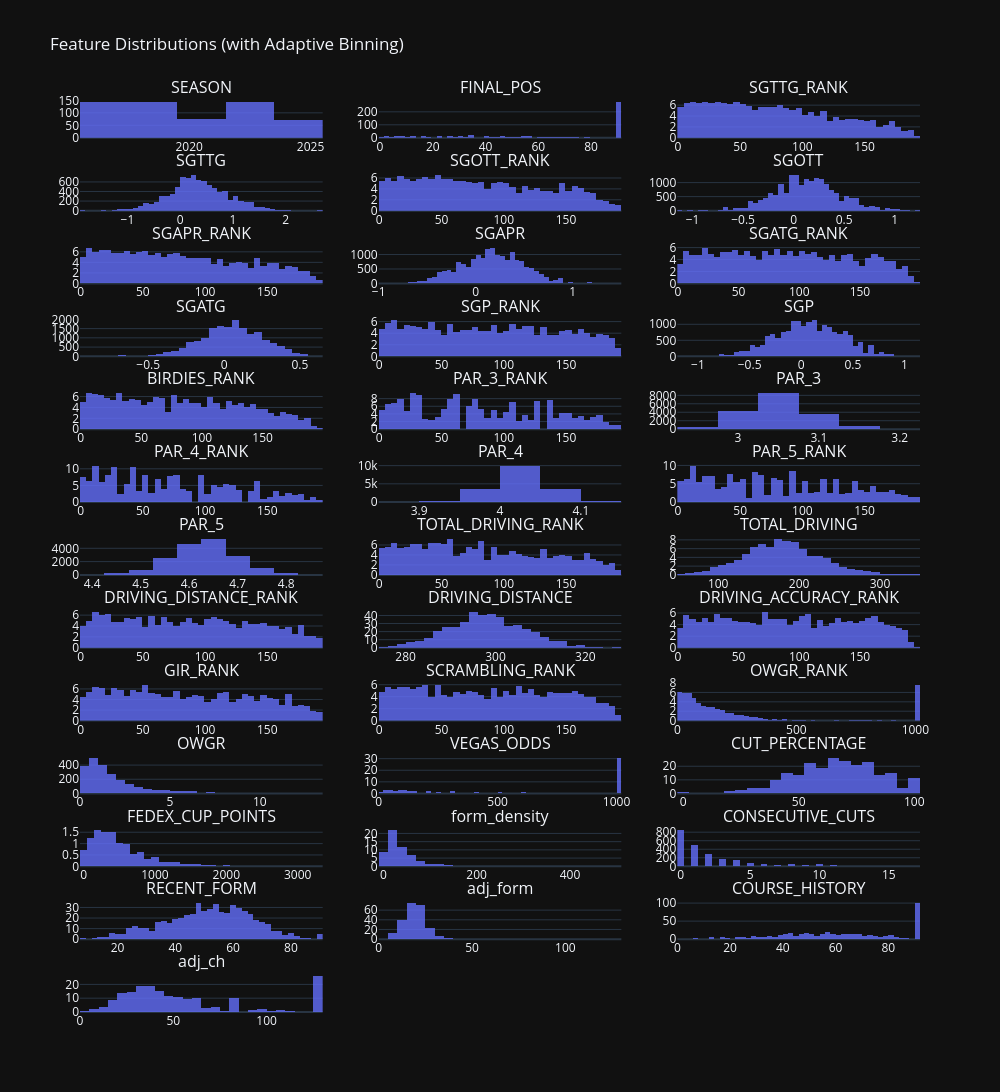

This figure's notebook cell:
### Markdown cell above
### Check Features for Outliers and General Health (Histograms)
Now that all the data is cleaned, let's look at the distribution graphs.

### Code cell
import plotly.express as px
import plotly.subplots as sp
import plotly.graph_objects as go
import pandas as pd
import numpy as np

# Select numeric columns with >1 unique value, excluding label
df_numeric = training_df.select_dtypes(include=np.number)
df_numeric = df_numeric.loc[:, df_numeric.nunique() > 1]
df_numeric = df_numeric.drop(columns=["TOP_20"], errors="ignore")

# Create subplots
n_cols = 3
n_rows = int(np.ceil(len(df_numeric.columns) / n_cols))
fig = sp.make_subplots(rows=n_rows, cols=n_cols, subplot_titles=df_numeric.columns)

# Add one histogram per feature with smart binning
for i, column in enumerate(df_numeric.columns):
    row = i // n_cols + 1
    col = i % n_cols + 1

    # Compute dynamic bin count
    col_range = df_numeric[column].max() - df_numeric[column].min()
    n_unique = df_numeric[column].nunique()
    nbins = min(50, max(5, int(n_unique / 2))) if col_range < 10 else 50  # tighter for short-range

    fig.add_trace(
        go.Histogram(
            x=df_numeric[column],
            nbinsx=nbins,
            histnorm="density",
            marker=dict(color="#636EFA"),
            opacity=0.8
        ),
        row=row,
        col=col
    )

# Style the figure
fig.update_layout(
    height=300 * n_rows,
    width=1000,
    title_text="Feature Distributions (with Adaptive Binning)",
    template="plotly_dark",
    showlegend=False
)

fig.show()

### Figure 1 — Plotly figure (JSON) as saved in the notebook; plotly's stock layout.template omitted (floating-point values rounded to 4 significant figures; data arrays with more than 128 entries replaced by an {"elided": "..."} marker saying what was removed)
{"data": [{"histnorm": "density", "marker": {"color": "#636EFA"}, "nbinsx": 5, "opacity": 0.8, "type": "histogram", "x": {"elided": "1160 int values"}, "xaxis": "x", "yaxis": "y"}, {"histnorm": "density", "marker": {"color": "#636EFA"}, "nbinsx": 50, "opacity": 0.8, "type": "histogram", "x": {"elided": "1160 int values"}, "xaxis": "x2", "yaxis": "y2"}, {"histnorm": "density", "marker": {"color": "#636EFA"}, "nbinsx": 50, "opacity": 0.8, "type": "histogram", "x": {"elided": "1160 float values"}, "xaxis": "x3", "yaxis": "y3"}, {"histnorm": "density", "marker": {"color": "#636EFA"}, "nbinsx": 50, "opacity": 0.8, "type": "histogram", "x": {"elided": "1160 float values"}, "xaxis": "x4", "yaxis": "y4"}, {"histnorm": "density", "marker": {"color": "#636EFA"}, "nbinsx": 50, "opacity": 0.8, "type": "histogram", "x": {"elided": "1160 float values"}, "xaxis": "x5", "yaxis": "y5"}, {"histnorm": "density", "marker": {"color": "#636EFA"}, "nbinsx": 50, "opacity": 0.8, "type": "histogram", "x": {"elided": "1160 float values"}, "xaxis": "x6", "yaxis": "y6"}, {"histnorm": "density", "marker": {"color": "#636EFA"}, "nbinsx": 50, "opacity": 0.8, "type": "histogram", "x": {"elided": "1160 float values"}, "xaxis": "x7", "yaxis": "y7"}, {"histnorm": "density", "marker": {"color": "#636EFA"}, "nbinsx": 50, "opacity": 0.8, "type": "histogram", "x": {"elided": "1160 float values"}, "xaxis": "x8", "yaxis": "y8"}, {"histnorm": "density", "marker": {"color": "#636EFA"}, "nbinsx": 50, "opacity": 0.8, "type": "histogram", "x": {"elided": "1160 float values"}, "xaxis": "x9", "yaxis": "y9"}, {"histnorm": "density", "marker": {"color": "#636EFA"}, "nbinsx": 50, "opacity": 0.8, "type": "histogram", "x": {"elided": "1160 float values"}, "xaxis": "x10", "yaxis": "y10"}, {"histnorm": "density", "marker": {"color": "#636EFA"}, "nbinsx": 50, "opacity": 0.8, "type": "histogram", "x": {"elided": "1160 float values"}, "xaxis": "x11", "yaxis": "y11"}, {"histnorm": "density", "marker": {"color": "#636EFA"}, "nbinsx": 50, "opacity": 0.8, "type": "histogram", "x": {"elided": "1160 float values"}, "xaxis": "x12", "yaxis": "y12"}, {"histnorm": "density", "marker": {"color": "#636EFA"}, "nbinsx": 50, "opacity": 0.8, "type": "histogram", "x": {"elided": "1160 float values"}, "xaxis": "x13", "yaxis": "y13"}, {"histnorm": "density", "marker": {"color": "#636EFA"}, "nbinsx": 50, "opacity": 0.8, "type": "histogram", "x": {"elided": "1160 float values"}, "xaxis": "x14", "yaxis": "y14"}, {"histnorm": "density", "marker": {"color": "#636EFA"}, "nbinsx": 13, "opacity": 0.8, "type": "histogram", "x": {"elided": "1160 float values"}, "xaxis": "x15", "yaxis": "y15"}, {"histnorm": "density", "marker": {"color": "#636EFA"}, "nbinsx": 50, "opacity": 0.8, "type": "histogram", "x": {"elided": "1160 float values"}, "xaxis": "x16", "yaxis": "y16"}, {"histnorm": "density", "marker": {"color": "#636EFA"}, "nbinsx": 12, "opacity": 0.8, "type": "histogram", "x": {"elided": "1160 float values"}, "xaxis": "x17", "yaxis": "y17"}, {"histnorm": "density", "marker": {"color": "#636EFA"}, "nbinsx": 50, "opacity": 0.8, "type": "histogram", "x": {"elided": "1160 float values"}, "xaxis": "x18", "yaxis": "y18"}, {"histnorm": "density", "marker": {"color": "#636EFA"}, "nbinsx": 20, "opacity": 0.8, "type": "histogram", "x": {"elided": "1160 float values"}, "xaxis": "x19", "yaxis": "y19"}, {"histnorm": "density", "marker": {"color": "#636EFA"}, "nbinsx": 50, "opacity": 0.8, "type": "histogram", "x": {"elided": "1160 float values"}, "xaxis": "x20", "yaxis": "y20"}, {"histnorm": "density", "marker": {"color": "#636EFA"}, "nbinsx": 50, "opacity": 0.8, "type": "histogram", "x": {"elided": "1160 float values"}, "xaxis": "x21", "yaxis": "y21"}, {"histnorm": "density", "marker": {"color": "#636EFA"}, "nbinsx": 50, "opacity": 0.8, "type": "histogram", "x": {"elided": "1160 float values"}, "xaxis": "x22", "yaxis": "y22"}, {"histnorm": "density", "marker": {"color": "#636EFA"}, "nbinsx": 50, "opacity": 0.8, "type": "histogram", "x": {"elided": "1160 float values"}, "xaxis": "x23", "yaxis": "y23"}, {"histnorm": "density", "marker": {"color": "#636EFA"}, "nbinsx": 50, "opacity": 0.8, "type": "histogram", "x": {"elided": "1160 float values"}, "xaxis": "x24", "yaxis": "y24"}, {"histnorm": "density", "marker": {"color": "#636EFA"}, "nbinsx": 50, "opacity": 0.8, "type": "histogram", "x": {"elided": "1160 float values"}, "xaxis": "x25", "yaxis": "y25"}, {"histnorm": "density", "marker": {"color": "#636EFA"}, "nbinsx": 50, "opacity": 0.8, "type": "histogram", "x": {"elided": "1160 float values"}, "xaxis": "x26", "yaxis": "y26"}, {"histnorm": "density", "marker": {"color": "#636EFA"}, "nbinsx": 50, "opacity": 0.8, "type": "histogram", "x": {"elided": "1160 float values"}, "xaxis": "x27", "yaxis": "y27"}, {"histnorm": "density", "marker": {"color": "#636EFA"}, "nbinsx": 50, "opacity": 0.8, "type": "histogram", "x": {"elided": "1160 float values"}, "xaxis": "x28", "yaxis": "y28"}, {"histnorm": "density", "marker": {"color": "#636EFA"}, "nbinsx": 50, "opacity": 0.8, "type": "histogram", "x": {"elided": "1160 float values"}, "xaxis": "x29", "yaxis": "y29"}, {"histnorm": "density", "marker": {"color": "#636EFA"}, "nbinsx": 50, "opacity": 0.8, "type": "histogram", "x": {"elided": "1160 float values"}, "xaxis": "x30", "yaxis": "y30"}, {"histnorm": "density", "marker": {"color": "#636EFA"}, "nbinsx": 50, "opacity": 0.8, "type": "histogram", "x": {"elided": "1160 float values"}, "xaxis": "x31", "yaxis": "y31"}, {"histnorm": "density", "marker": {"color": "#636EFA"}, "nbinsx": 50, "opacity": 0.8, "type": "histogram", "x": {"elided": "1160 float values"}, "xaxis": "x32", "yaxis": "y32"}, {"histnorm": "density", "marker": {"color": "#636EFA"}, "nbinsx": 50, "opacity": 0.8, "type": "histogram", "x": {"elided": "1160 float values"}, "xaxis": "x33", "yaxis": "y33"}, {"histnorm": "density", "marker": {"color": "#636EFA"}, "nbinsx": 50, "opacity": 0.8, "type": "histogram", "x": {"elided": "1160 float values"}, "xaxis": "x34", "yaxis": "y34"}, {"histnorm": "density", "marker": {"color": "#636EFA"}, "nbinsx": 50, "opacity": 0.8, "type": "histogram", "x": {"elided": "1160 float values"}, "xaxis": "x35", "yaxis": "y35"}, {"histnorm": "density", "marker": {"color": "#636EFA"}, "nbinsx": 50, "opacity": 0.8, "type": "histogram", "x": {"elided": "1160 float values"}, "xaxis": "x36", "yaxis": "y36"}, {"histnorm": "density", "marker": {"color": "#636EFA"}, "nbinsx": 50, "opacity": 0.8, "type": "histogram", "x": {"elided": "1160 float values"}, "xaxis": "x37", "yaxis": "y37"}], "layout": {"annotations": [{"font": {"size": 16}, "showarrow": false, "text": "SEASON", "x": 0.1444, "xanchor": "center", "xref": "paper", "y": 1, "yanchor": "bottom", "yref": "paper"}, {"font": {"size": 16}, "showarrow": false, "text": "FINAL_POS", "x": 0.5, "xanchor": "center", "xref": "paper", "y": 1, "yanchor": "bottom", "yref": "paper"}, {"font": {"size": 16}, "showarrow": false, "text": "SGTTG_RANK", "x": 0.8556, "xanchor": "center", "xref": "paper", "y": 1, "yanchor": "bottom", "yref": "paper"}, {"font": {"size": 16}, "showarrow": false, "text": "SGTTG", "x": 0.1444, "xanchor": "center", "xref": "paper", "y": 0.9201, "yanchor": "bottom", "yref": "paper"}, {"font": {"size": 16}, "showarrow": false, "text": "SGOTT_RANK", "x": 0.5, "xanchor": "center", "xref": "paper", "y": 0.9201, "yanchor": "bottom", "yref": "paper"}, {"font": {"size": 16}, "showarrow": false, "text": "SGOTT", "x": 0.8556, "xanchor": "center", "xref": "paper", "y": 0.9201, "yanchor": "bottom", "yref": "paper"}, {"font": {"size": 16}, "showarrow": false, "text": "SGAPR_RANK", "x": 0.1444, "xanchor": "center", "xref": "paper", "y": 0.8402, "yanchor": "bottom", "yref": "paper"}, {"font": {"size": 16}, "showarrow": false, "text": "SGAPR", "x": 0.5, "xanchor": "center", "xref": "paper", "y": 0.8402, "yanchor": "bottom", "yref": "paper"}, {"font": {"size": 16}, "showarrow": false, "text": "SGATG_RANK", "x": 0.8556, "xanchor": "center", "xref": "paper", "y": 0.8402, "yanchor": "bottom", "yref": "paper"}, {"font": {"size": 16}, "showarrow": false, "text": "SGATG", "x": 0.1444, "xanchor": "center", "xref": "paper", "y": 0.7604, "yanchor": "bottom", "yref": "paper"}, {"font": {"size": 16}, "showarrow": false, "text": "SGP_RANK", "x": 0.5, "xanchor": "center", "xref": "paper", "y": 0.7604, "yanchor": "bottom", "yref": "paper"}, {"font": {"size": 16}, "showarrow": false, "text": "SGP", "x": 0.8556, "xanchor": "center", "xref": "paper", "y": 0.7604, "yanchor": "bottom", "yref": "paper"}, {"font": {"size": 16}, "showarrow": false, "text": "BIRDIES_RANK", "x": 0.1444, "xanchor": "center", "xref": "paper", "y": 0.6805, "yanchor": "bottom", "yref": "paper"}, {"font": {"size": 16}, "showarrow": false, "text": "PAR_3_RANK", "x": 0.5, "xanchor": "center", "xref": "paper", "y": 0.6805, "yanchor": "bottom", "yref": "paper"}, {"font": {"size": 16}, "showarrow": false, "text": "PAR_3", "x": 0.8556, "xanchor": "center", "xref": "paper", "y": 0.6805, "yanchor": "bottom", "yref": "paper"}, {"font": {"size": 16}, "showarrow": false, "text": "PAR_4_RANK", "x": 0.1444, "xanchor": "center", "xref": "paper", "y": 0.6006, "yanchor": "bottom", "yref": "paper"}, {"font": {"size": 16}, "showarrow": false, "text": "PAR_4", "x": 0.5, "xanchor": "center", "xref": "paper", "y": 0.6006, "yanchor": "bottom", "yref": "paper"}, {"font": {"size": 16}, "showarrow": false, "text": "PAR_5_RANK", "x": 0.8556, "xanchor": "center", "xref": "paper", "y": 0.6006, "yanchor": "bottom", "yref": "paper"}, {"font": {"size": 16}, "showarrow": false, "text": "PAR_5", "x": 0.1444, "xanchor": "center", "xref": "paper", "y": 0.5207, "yanchor": "bottom", "yref": "paper"}, {"font": {"size": 16}, "showarrow": false, "text": "TOTAL_DRIVING_RANK", "x": 0.5, "xanchor": "center", "xref": "paper", "y": 0.5207, "yanchor": "bottom", "yref": "paper"}, {"font": {"size": 16}, "showarrow": false, "text": "TOTAL_DRIVING", "x": 0.8556, "xanchor": "center", "xref": "paper", "y": 0.5207, "yanchor": "bottom", "yref": "paper"}, {"font": {"size": 16}, "showarrow": false, "text": "DRIVING_DISTANCE_RANK", "x": 0.1444, "xanchor": "center", "xref": "paper", "y": 0.4408, "yanchor": "bottom", "yref": "paper"}, {"font": {"size": 16}, "showarrow": false, "text": "DRIVING_DISTANCE", "x": 0.5, "xanchor": "center", "xref": "paper", "y": 0.4408, "yanchor": "bottom", "yref": "paper"}, {"font": {"size": 16}, "showarrow": false, "text": "DRIVING_ACCURACY_RANK", "x": 0.8556, "xanchor": "center", "xref": "paper", "y": 0.4408, "yanchor": "bottom", "yref": "paper"}, {"font": {"size": 16}, "showarrow": false, "text": "GIR_RANK", "x": 0.1444, "xanchor": "center", "xref": "paper", "y": 0.3609, "yanchor": "bottom", "yref": "paper"}, {"font": {"size": 16}, "showarrow": false, "text": "SCRAMBLING_RANK", "x": 0.5, "xanchor": "center", "xref": "paper", "y": 0.3609, "yanchor": "bottom", "yref": "paper"}, {"font": {"size": 16}, "showarrow": false, "text": "OWGR_RANK", "x": 0.8556, "xanchor": "center", "xref": "paper", "y": 0.3609, "yanchor": "bottom", "yref": "paper"}, {"font": {"size": 16}, "showarrow": false, "text": "OWGR", "x": 0.1444, "xanchor": "center", "xref": "paper", "y": 0.2811, "yanchor": "bottom", "yref": "paper"}, {"font": {"size": 16}, "showarrow": false, "text": "VEGAS_ODDS", "x": 0.5, "xanchor": "center", "xref": "paper", "y": 0.2811, "yanchor": "bottom", "yref": "paper"}, {"font": {"size": 16}, "showarrow": false, "text": "CUT_PERCENTAGE", "x": 0.8556, "xanchor": "center", "xref": "paper", "y": 0.2811, "yanchor": "bottom", "yref": "paper"}, {"font": {"size": 16}, "showarrow": false, "text": "FEDEX_CUP_POINTS", "x": 0.1444, "xanchor": "center", "xref": "paper", "y": 0.2012, "yanchor": "bottom", "yref": "paper"}, {"font": {"size": 16}, "showarrow": false, "text": "form_density", "x": 0.5, "xanchor": "center", "xref": "paper", "y": 0.2012, "yanchor": "bottom", "yref": "paper"}, {"font": {"size": 16}, "showarrow": false, "text": "CONSECUTIVE_CUTS", "x": 0.8556, "xanchor": "center", "xref": "paper", "y": 0.2012, "yanchor": "bottom", "yref": "paper"}, {"font": {"size": 16}, "showarrow": false, "text": "RECENT_FORM", "x": 0.1444, "xanchor": "center", "xref": "paper", "y": 0.1213, "yanchor": "bottom", "yref": "paper"}, {"font": {"size": 16}, "showarrow": false, "text": "adj_form", "x": 0.5, "xanchor": "center", "xref": "paper", "y": 0.1213, "yanchor": "bottom", "yref": "paper"}, {"font": {"size": 16}, "showarrow": false, "text": "COURSE_HISTORY", "x": 0.8556, "xanchor": "center", "xref": "paper", "y": 0.1213, "yanchor": "bottom", "yref": "paper"}, {"font": {"size": 16}, "showarrow": false, "text": "adj_ch", "x": 0.1444, "xanchor": "center", "xref": "paper", "y": 0.04142, "yanchor": "bottom", "yref": "paper"}], "height": 3900, "showlegend": false, "title": {"text": "Feature Distributions (with Adaptive Binning)"}, "width": 1000, "xaxis": {"anchor": "y", "domain": [0, 0.2889]}, "xaxis10": {"anchor": "y10", "domain": [0, 0.2889]}, "xaxis11": {"anchor": "y11", "domain": [0.3556, 0.6444]}, "xaxis12": {"anchor": "y12", "domain": [0.7111, 1]}, "xaxis13": {"anchor": "y13", "domain": [0, 0.2889]}, "xaxis14": {"anchor": "y14", "domain": [0.3556, 0.6444]}, "xaxis15": {"anchor": "y15", "domain": [0.7111, 1]}, "xaxis16": {"anchor": "y16", "domain": [0, 0.2889]}, "xaxis17": {"anchor": "y17", "domain": [0.3556, 0.6444]}, "xaxis18": {"anchor": "y18", "domain": [0.7111, 1]}, "xaxis19": {"anchor": "y19", "domain": [0, 0.2889]}, "xaxis2": {"anchor": "y2", "domain": [0.3556, 0.6444]}, "xaxis20": {"anchor": "y20", "domain": [0.3556, 0.6444]}, "xaxis21": {"anchor": "y21", "domain": [0.7111, 1]}, "xaxis22": {"anchor": "y22", "domain": [0, 0.2889]}, "xaxis23": {"anchor": "y23", "domain": [0.3556, 0.6444]}, "xaxis24": {"anchor": "y24", "domain": [0.7111, 1]}, "xaxis25": {"anchor": "y25", "domain": [0, 0.2889]}, "xaxis26": {"anchor": "y26", "domain": [0.3556, 0.6444]}, "xaxis27": {"anchor": "y27", "domain": [0.7111, 1]}, "xaxis28": {"anchor": "y28", "domain": [0, 0.2889]}, "xaxis29": {"anchor": "y29", "domain": [0.3556, 0.6444]}, "xaxis3": {"anchor": "y3", "domain": [0.7111, 1]}, "xaxis30": {"anchor": "y30", "domain": [0.7111, 1]}, "xaxis31": {"anchor": "y31", "domain": [0, 0.2889]}, "xaxis32": {"anchor": "y32", "domain": [0.3556, 0.6444]}, "xaxis33": {"anchor": "y33", "domain": [0.7111, 1]}, "xaxis34": {"anchor": "y34", "domain": [0, 0.2889]}, "xaxis35": {"anchor": "y35", "domain": [0.3556, 0.6444]}, "xaxis36": {"anchor": "y36", "domain": [0.7111, 1]}, "xaxis37": {"anchor": "y37", "domain": [0, 0.2889]}, "xaxis38": {"anchor": "y38", "domain": [0.3556, 0.6444]}, "xaxis39": {"anchor": "y39", "domain": [0.7111, 1]}, "xaxis4": {"anchor": "y4", "domain": [0, 0.2889]}, "xaxis5": {"anchor": "y5", "domain": [0.3556, 0.6444]}, "xaxis6": {"anchor": "y6", "domain": [0.7111, 1]}, "xaxis7": {"anchor": "y7", "domain": [0, 0.2889]}, "xaxis8": {"anchor": "y8", "domain": [0.3556, 0.6444]}, "xaxis9": {"anchor": "y9", "domain": [0.7111, 1]}, "yaxis": {"anchor": "x", "domain": [0.9586, 1]}, "yaxis10": {"anchor": "x10", "domain": [0.7189, 0.7604]}, "yaxis11": {"anchor": "x11", "domain": [0.7189, 0.7604]}, "yaxis12": {"anchor": "x12", "domain": [0.7189, 0.7604]}, "yaxis13": {"anchor": "x13", "domain": [0.6391, 0.6805]}, "yaxis14": {"anchor": "x14", "domain": [0.6391, 0.6805]}, "yaxis15": {"anchor": "x15", "domain": [0.6391, 0.6805]}, "yaxis16": {"anchor": "x16", "domain": [0.5592, 0.6006]}, "yaxis17": {"anchor": "x17", "domain": [0.5592, 0.6006]}, "yaxis18": {"anchor": "x18", "domain": [0.5592, 0.6006]}, "yaxis19": {"anchor": "x19", "domain": [0.4793, 0.5207]}, "yaxis2": {"anchor": "x2", "domain": [0.9586, 1]}, "yaxis20": {"anchor": "x20", "domain": [0.4793, 0.5207]}, "yaxis21": {"anchor": "x21", "domain": [0.4793, 0.5207]}, "yaxis22": {"anchor": "x22", "domain": [0.3994, 0.4408]}, "yaxis23": {"anchor": "x23", "domain": [0.3994, 0.4408]}, "yaxis24": {"anchor": "x24", "domain": [0.3994, 0.4408]}, "yaxis25": {"anchor": "x25", "domain": [0.3195, 0.3609]}, "yaxis26": {"anchor": "x26", "domain": [0.3195, 0.3609]}, "yaxis27": {"anchor": "x27", "domain": [0.3195, 0.3609]}, "yaxis28": {"anchor": "x28", "domain": [0.2396, 0.2811]}, "yaxis29": {"anchor": "x29", "domain": [0.2396, 0.2811]}, "yaxis3": {"anchor": "x3", "domain": [0.9586, 1]}, "yaxis30": {"anchor": "x30", "domain": [0.2396, 0.2811]}, "yaxis31": {"anchor": "x31", "domain": [0.1598, 0.2012]}, "yaxis32": {"anchor": "x32", "domain": [0.1598, 0.2012]}, "yaxis33": {"anchor": "x33", "domain": [0.1598, 0.2012]}, "yaxis34": {"anchor": "x34", "domain": [0.07988, 0.1213]}, "yaxis35": {"anchor": "x35", "domain": [0.07988, 0.1213]}, "yaxis36": {"anchor": "x36", "domain": [0.07988, 0.1213]}, "yaxis37": {"anchor": "x37", "domain": [0, 0.04142]}, "yaxis38": {"anchor": "x38", "domain": [0, 0.04142]}, "yaxis39": {"anchor": "x39", "domain": [0, 0.04142]}, "yaxis4": {"anchor": "x4", "domain": [0.8787, 0.9201]}, "yaxis5": {"anchor": "x5", "domain": [0.8787, 0.9201]}, "yaxis6": {"anchor": "x6", "domain": [0.8787, 0.9201]}, "yaxis7": {"anchor": "x7", "domain": [0.7988, 0.8402]}, "yaxis8": {"anchor": "x8", "domain": [0.7988, 0.8402]}, "yaxis9": {"anchor": "x9", "domain": [0.7988, 0.8402]}}}
